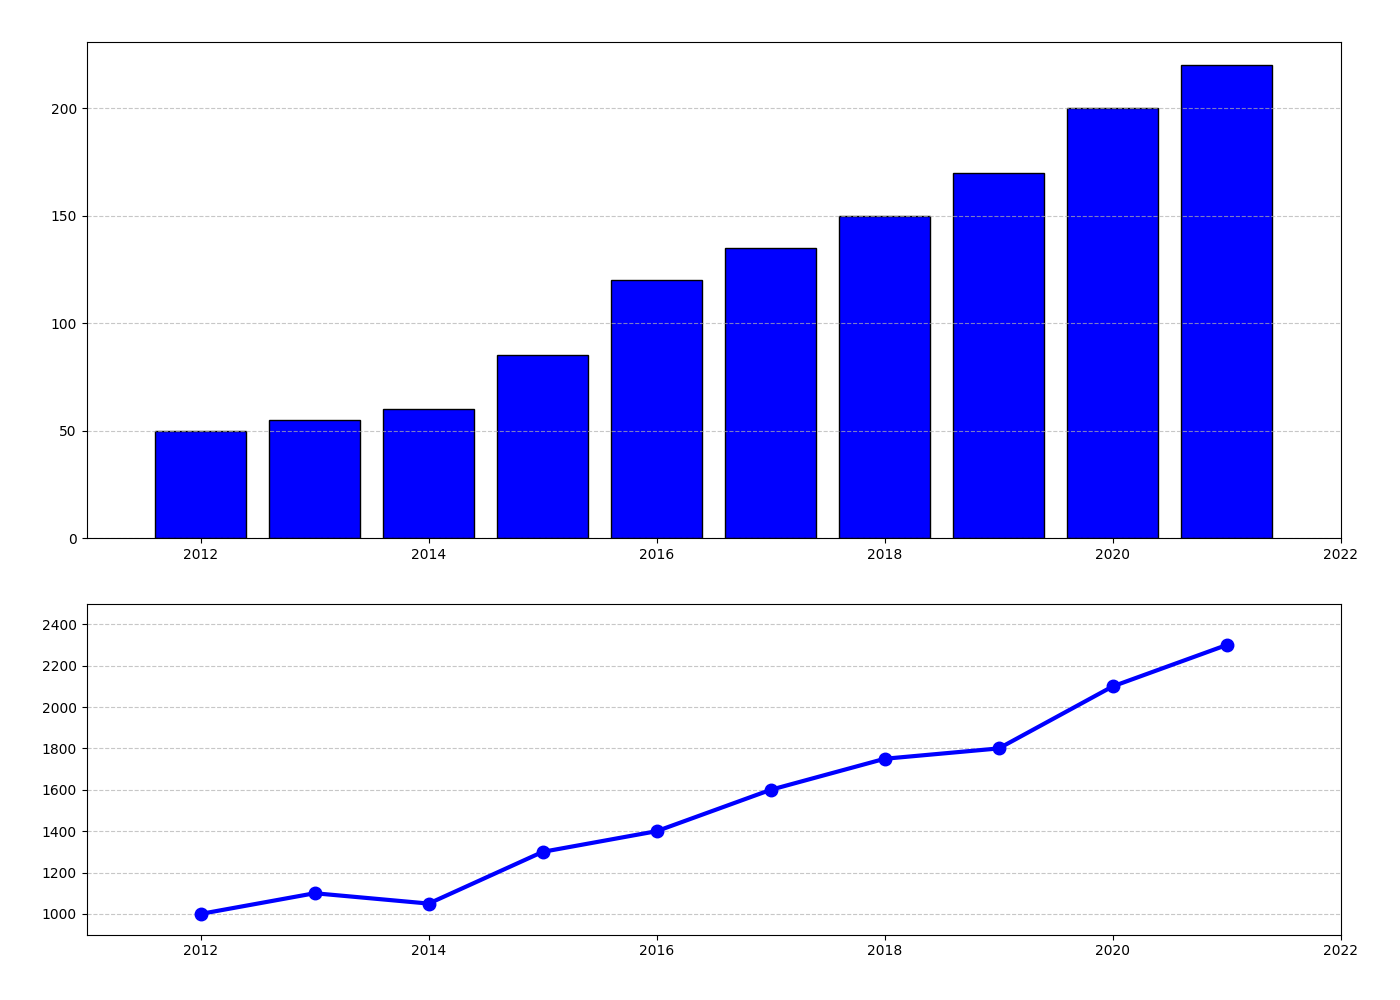

Write Python code to recreate this figure.
import matplotlib.pyplot as plt
import numpy as np

years = np.arange(2012, 2022)
startups_founded = [50, 55, 60, 85, 120, 135, 150, 170, 200, 220]
years_line = np.arange(2012, 2022)
employees = [1000, 1100, 1050, 1300, 1400, 1600, 1750, 1800, 2100, 2300]

fig, (ax1, ax2) = plt.subplots(2, 1, figsize=(14, 10), gridspec_kw={'height_ratios': [3, 2]})

# Bar chart
ax1.bar(years, startups_founded, color='blue', edgecolor='black')
ax1.yaxis.grid(True, linestyle='--', alpha=0.7)
ax1.set_xlim(2011, 2022)

# Line chart
ax2.plot(years_line, employees, marker='o', color='blue', markerfacecolor='blue', markersize=9, linewidth=3)
ax2.yaxis.grid(True, linestyle='--', alpha=0.7)
ax2.set_xlim(2011, 2022)
ax2.set_ylim(900, 2500)

fig.tight_layout(pad=3.0)

plt.show()
